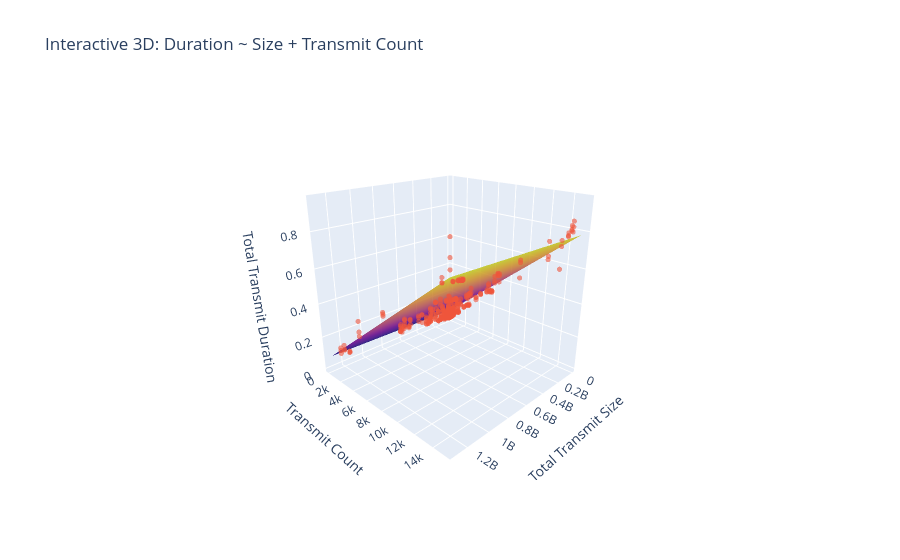

Notebook code for this chart:
### Code cell
import json

dfs = []

for i in [2, 4, 8]:
    with open(f'../results/quest/tp_nccl_{i}_0.json', 'r') as f:
        tp_data = json.load(f)

    df = pd.DataFrame(tp_data)
    df = df[["total_transmit_duration", "total_transmit_size", "transmit_count"]]
    df.loc[:, "total_transmit_size"] = df["total_transmit_size"] * (i - 1)
    df.loc[:, "transmit_count"] = df["transmit_count"] * (i - 1)
    df.loc[:, "total_transmit_duration"] = df["total_transmit_duration"] 
    dfs.append(df)

df = pd.concat(dfs, ignore_index=True)

print(df.size)

model = fit_model(df)

X = df[[x_size, x_count]]
y = df[y_col]
y_pred = model.predict(X)

evaluate(y, y_pred, X)
visualize(df, model)

### Figure 1 — Plotly figure (JSON) as saved in the notebook; plotly's stock layout.template omitted (floating-point values rounded to 4 significant figures; data arrays with more than 128 entries replaced by an {"elided": "..."} marker saying what was removed)
{"data": [{"name": "Fitted surface (mean)", "opacity": 0.85, "showscale": false, "type": "surface", "x": {"elided": "50x50 float values"}, "y": {"elided": "50x50 float values"}, "z": {"elided": "50x50 float values"}}, {"marker": {"opacity": 0.6, "size": 3}, "mode": "markers", "name": "Data", "type": "scatter3d", "x": {"elided": "378 float values"}, "y": {"elided": "378 int values"}, "z": {"elided": "378 float values"}}], "layout": {"legend": {"itemsizing": "constant"}, "scene": {"camera": {"eye": {"x": 1.6, "y": 1.6, "z": 0.9}}, "xaxis": {"title": {"text": "Total Transmit Size"}}, "yaxis": {"title": {"text": "Transmit Count"}}, "zaxis": {"title": {"text": "Total Transmit Duration"}}}, "title": {"text": "Interactive 3D: Duration ~ Size + Transmit Count"}}}
